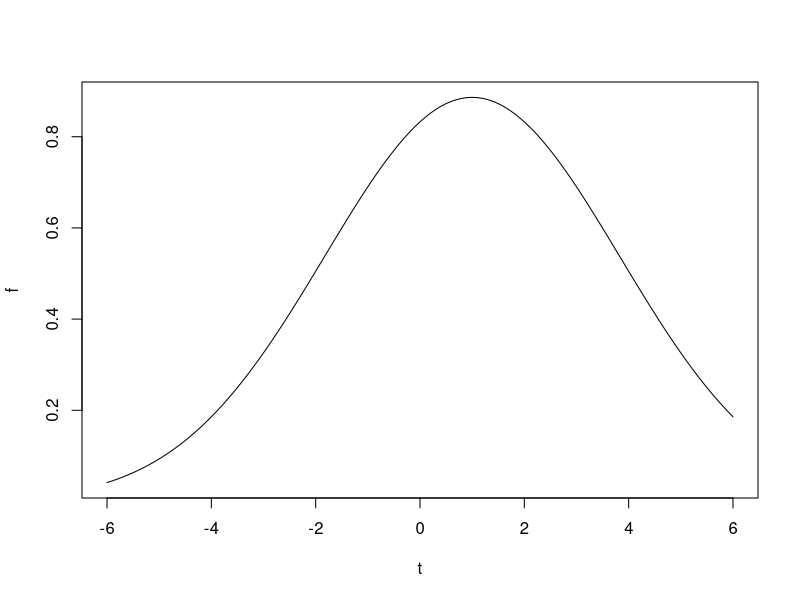

Here is the R script that generated this plot:

d_normala=function(miu, sigmap)
{
  t = seq(-6, 6, length = 400);
  f = 1/sqrt(sigmap)*sqrt(2*pi)*exp(-(t-miu)^2/(2*sigmap))
  plot(t, f, type = "l", lwd = 1)
}

d_normala(1, 8)

#######################################################################
#X v.a. reala distribuita dupa N(1, 3^2)
x=7
#f(x) = P(X<=x)

y = pnorm(2.34, mean=1, sd=3)
y
qnorm(y, mean=1, sd=3)



alfa = 0.1
sample_mean = 20
n = 100
sigma = sqrt(9)
critical_z = qnorm(1 - alfa/2, 0, 1)
a = sample_mean - critical_z*sigma/sqrt(n)
b = sample_mean + critical_z*sigma/sqrt(n)
interval = c(a, b)
interval

#####################################################################

#III.1

zconfidence_interval = function(alfa, mean, n,  sigmap)
{
  sigma = sqrt(sigmap);
  critical_z = qnorm(1 - alfa/2, 0, 1)
  a = mean - critical_z*sigma/sqrt(n)
  b = mean + critical_z*sigma/sqrt(n)
  return(c(a, b, b-a)) 
}

#III.2
zconfidence_interval(0.1, 67.53, 25, 100)
#III.3
zconfidence_interval(0.05, 5, 0.5^2, 50)


#III.5
zconfidence_interval(0.1, 60, 35, 25)
zconfidence_interval(0.05, 60, 35, 25)
zconfidence_interval(0.01, 60, 35, 25)


##############################################################

alfa = 0.05
sample_mean = 3.3
n = 60
s = 0.4
se = s/sqrt(n)
critical_t = qt(1 - alfa/2, n - 1)
a = sample_mean - critical_t*se
b = sample_mean + critical_t*se
interval = c(a, b)
interval


#IV.1

t_conf_interval=function(alfa, sample_mean, n, s )
{
  se = s/sqrt(n)
  critical_t = qt(1 - alfa/2, n - 1)
  a = sample_mean - critical_t*se
  b = sample_mean + critical_t*se
  return(c(a, b, b-a))
}
#IV.2
t_conf_interval(0.01, 44.65, 196, sqrt(2.25))

#IV.3
#a
t_conf_interval(0.01, 12, 49, 1.75)
t_conf_interval(0.05, 12, 49, 1.75)
#b
t_conf_interval(0.05, 13.5, 49, 1.25)

assumption_testing = function(alfa, n, succeses, p0, testType)#testType = 1 => ipoteza asimetrica la dreapta
{                                                             #testType = -1 => ipoteza asimetrica la stinga
  p_prim = succeses/n;                                         #testType = 0 => ipoteza simetrica
  z_score = (p_prim - p0)/sqrt(p0*(1 - p0)/n)
  if(testType == -1)
  {
    critical_z = qnorm(alfa, 0, 1)
    return(z_score < critical_z)
  }
  else if(testType == 1)
  {
    critical_z = qnorm(1-alfa, 0, 1)
    return(z_score > critical_z)
  }
  else if(testType == 0)
  {
    critical_z = qnorm(1-alfa/2, 0, 1)
    return(abs(z_score) < abs(critical_z))
  }
}

assumption_testing(0.01, 100, 63, 0.6, 1)


#V.2
assumption_testing(0.05, 150, 20, 0.1, 1)

